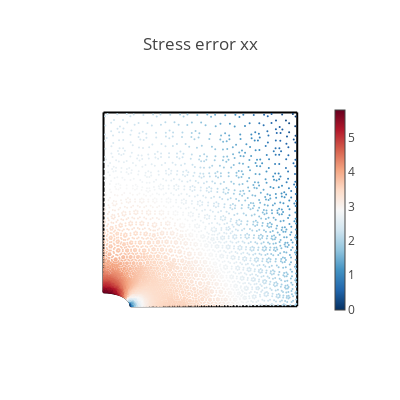
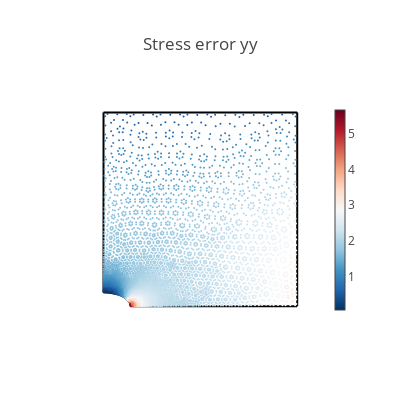
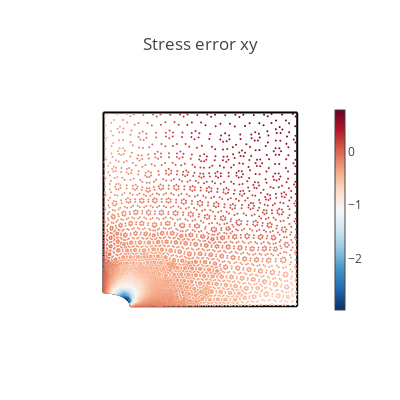
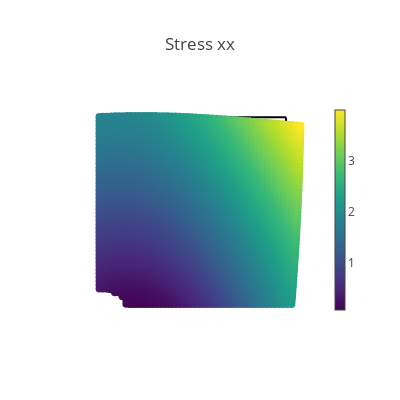

These figures' notebook cell, in order:
### Code cell
# Create a validation domain different from the training domain
val_x, val_y = np.meshgrid(np.linspace(0, L, 50), np.linspace(0, L, 50))
val_r = Rx * np.ones(np.shape(val_x))
val_domain = np.vstack([val_x.ravel(), val_y.ravel(), val_r.ravel()]).T
mask = (
    ((val_domain[:, 0] ** 2) / (Rx**2)) + ((val_domain[:, 1] ** 2) / (Ry**2))
) > 1
val = torch.tensor(val_domain[mask], requires_grad=True).double()


# Compute model predictions on the validation domain
disp = net(val)
def_val = val[:, :-1] + disp
stress = torch.vmap(sigma)(val)
mises = torch.sqrt(
    stress[:, 0, 0] ** 2
    + stress[:, 1, 1] ** 2
    - stress[:, 0, 0] * stress[:, 1, 1]
    + 3 * stress[:, 0, 1] ** 2
)
# print([loss.item() for loss in compute_les(val)])


@torch.no_grad()
def make_plot(x, y, variable, title, cmap=sequential.Viridis, size=8.0):
    fig = go.Figure()

    # Plot boundaries
    m = dict(color="black")
    fig.add_trace(go.Scatter(x=top[:, 0], y=top[:, 1], mode="lines", marker=m))
    fig.add_trace(go.Scatter(x=bottom[:, 0], y=bottom[:, 1], mode="lines", marker=m))
    fig.add_trace(go.Scatter(x=left[:, 0], y=left[:, 1], mode="lines", marker=m))
    fig.add_trace(go.Scatter(x=right[:, 0], y=right[:, 1], mode="lines", marker=m))
    fig.add_trace(go.Scatter(x=hole[:, 0], y=hole[:, 1], mode="lines", marker=m))

    # Plot variable values
    m = dict(color=variable, colorscale=cmap, size=size, colorbar=dict(thickness=10))
    fig.add_trace(go.Scatter(x=x, y=y, marker=m, mode="markers"))

    # plot settings
    fig.layout.yaxis.scaleanchor = "x"
    fig.update_layout(
        template="none", width=400, height=400, title=title, showlegend=False
    )
    fig.update_xaxes(visible=False)
    fig.update_yaxes(visible=False)
    fig.show()


# Compute data error
s_data = data_output[:, 0:3]
s_pred = torch.vmap(sigma)(data_input[:, 0:3])
ds_xx = s_data[:, 0] - s_pred[:, 0, 0]
ds_yy = s_data[:, 1] - s_pred[:, 1, 1]
ds_xy = s_data[:, 2] - s_pred[:, 0, 1]


# Plot stress errors
cmap = sequential.RdBu_r
make_plot(*data_input[:, 0:2].T, ds_xx, "Stress error xx", size=2.0, cmap=cmap)
make_plot(*data_input[:, 0:2].T, ds_yy, "Stress error yy", size=2.0, cmap=cmap)
make_plot(*data_input[:, 0:2].T, ds_xy, "Stress error xy", size=2.0, cmap=cmap)

# Plot stresses
make_plot(*def_val.T, stress[:, 0, 0], "Stress xx")
make_plot(*def_val.T, stress[:, 0, 1], "Stress xy")
make_plot(*def_val.T, stress[:, 1, 1], "Stress yy")
make_plot(*def_val.T, mises, "Mises stress")

# Plot displacements
make_plot(*def_val.T, disp[:, 0], "Displacement in x", cmap=sequential.Inferno)
make_plot(*def_val.T, disp[:, 1], "Displacement in y", cmap=sequential.Inferno)

### Figure 1 — Plotly figure (JSON) as saved in the notebook; plotly's stock layout.template omitted (floating-point values rounded to 4 significant figures; data arrays with more than 128 entries replaced by an {"elided": "..."} marker saying what was removed)
{"data": [{"marker": {"color": "black"}, "mode": "lines", "type": "scatter", "x": [0, 0.02564, 0.05128, 0.07692, 0.1026, 0.1282, 0.1538, 0.1795, 0.2051, 0.2308, 0.2564, 0.2821, 0.3077, 0.3333, 0.359, 0.3846, 0.4103, 0.4359, 0.4615, 0.4872, 0.5128, 0.5385, 0.5641, 0.5897, 0.6154, 0.641, 0.6667, 0.6923, 0.7179, 0.7436, 0.7692, 0.7949, 0.8205, 0.8462, 0.8718, 0.8974, 0.9231, 0.9487, 0.9744, 1], "y": [1, 1, 1, 1, 1, 1, 1, 1, 1, 1, 1, 1, 1, 1, 1, 1, 1, 1, 1, 1, 1, 1, 1, 1, 1, 1, 1, 1, 1, 1, 1, 1, 1, 1, 1, 1, 1, 1, 1, 1]}, {"marker": {"color": "black"}, "mode": "lines", "type": "scatter", "x": [0.14, 0.1661, 0.1921, 0.2182, 0.2442, 0.2703, 0.2964, 0.3224, 0.3485, 0.3745, 0.4006, 0.4267, 0.4527, 0.4788, 0.5048, 0.5309, 0.557, 0.583, 0.6091, 0.6352, 0.6612, 0.6873, 0.7133, 0.7394, 0.7655, 0.7915, 0.8176, 0.8436, 0.8697, 0.8958, 0.9218, 0.9479, 0.9739, 1], "y": [0, 0, 0, 0, 0, 0, 0, 0, 0, 0, 0, 0, 0, 0, 0, 0, 0, 0, 0, 0, 0, 0, 0, 0, 0, 0, 0, 0, 0, 0, 0, 0, 0, 0]}, {"marker": {"color": "black"}, "mode": "lines", "type": "scatter", "x": [0, 0, 0, 0, 0, 0, 0, 0, 0, 0, 0, 0, 0, 0, 0, 0, 0, 0, 0, 0, 0, 0, 0, 0, 0, 0, 0, 0, 0, 0, 0, 0, 0, 0, 0, 0, 0], "y": [0.07143, 0.09722, 0.123, 0.1488, 0.1746, 0.2004, 0.2262, 0.252, 0.2778, 0.3036, 0.3294, 0.3552, 0.381, 0.4067, 0.4325, 0.4583, 0.4841, 0.5099, 0.5357, 0.5615, 0.5873, 0.6131, 0.6389, 0.6647, 0.6905, 0.7163, 0.7421, 0.7679, 0.7937, 0.8194, 0.8452, 0.871, 0.8968, 0.9226, 0.9484, 0.9742, 1]}, {"marker": {"color": "black"}, "mode": "lines", "type": "scatter", "x": [1, 1, 1, 1, 1, 1, 1, 1, 1, 1, 1, 1, 1, 1, 1, 1, 1, 1, 1, 1, 1, 1, 1, 1, 1, 1, 1, 1, 1, 1, 1, 1, 1, 1, 1, 1, 1, 1, 1, 1], "y": [0, 0.02564, 0.05128, 0.07692, 0.1026, 0.1282, 0.1538, 0.1795, 0.2051, 0.2308, 0.2564, 0.2821, 0.3077, 0.3333, 0.359, 0.3846, 0.4103, 0.4359, 0.4615, 0.4872, 0.5128, 0.5385, 0.5641, 0.5897, 0.6154, 0.641, 0.6667, 0.6923, 0.7179, 0.7436, 0.7692, 0.7949, 0.8205, 0.8462, 0.8718, 0.8974, 0.9231, 0.9487, 0.9744, 1]}, {"marker": {"color": "black"}, "mode": "lines", "type": "scatter", "x": [0.14, 0.1395, 0.1381, 0.1357, 0.1324, 0.1282, 0.1231, 0.1172, 0.1105, 0.103, 0.09482, 0.08599, 0.07657, 0.06663, 0.05624, 0.04546, 0.03437, 0.02304, 0.01156, 8.573e-18], "y": [0, 0.005899, 0.01176, 0.01753, 0.02319, 0.02869, 0.034, 0.03907, 0.04387, 0.04838, 0.05255, 0.05637, 0.0598, 0.06282, 0.06541, 0.06756, 0.06924, 0.07045, 0.07118, 0.07143]}, {"marker": {"color": {"elided": "5526 float values"}, "colorbar": {"thickness": 10}, "colorscale": [[0, "rgb(5,48,97)"], [0.1, "rgb(33,102,172)"], [0.2, "rgb(67,147,195)"], [0.3, "rgb(146,197,222)"], [0.4, "rgb(209,229,240)"], [0.5, "rgb(247,247,247)"], [0.6, "rgb(253,219,199)"], [0.7, "rgb(244,165,130)"], [0.8, "rgb(214,96,77)"], [0.9, "rgb(178,24,43)"], [1, "rgb(103,0,31)"]], "size": 2}, "mode": "markers", "type": "scatter", "x": {"elided": "5526 float values"}, "y": {"elided": "5526 float values"}}], "layout": {"height": 400, "showlegend": false, "title": {"text": "Stress error xx"}, "width": 400, "xaxis": {"visible": false}, "yaxis": {"scaleanchor": "x", "visible": false}}}

### Figure 2 — Plotly figure (JSON) as saved in the notebook; plotly's stock layout.template omitted (floating-point values rounded to 4 significant figures; data arrays with more than 128 entries replaced by an {"elided": "..."} marker saying what was removed)
{"data": [{"marker": {"color": "black"}, "mode": "lines", "type": "scatter", "x": [0, 0.02564, 0.05128, 0.07692, 0.1026, 0.1282, 0.1538, 0.1795, 0.2051, 0.2308, 0.2564, 0.2821, 0.3077, 0.3333, 0.359, 0.3846, 0.4103, 0.4359, 0.4615, 0.4872, 0.5128, 0.5385, 0.5641, 0.5897, 0.6154, 0.641, 0.6667, 0.6923, 0.7179, 0.7436, 0.7692, 0.7949, 0.8205, 0.8462, 0.8718, 0.8974, 0.9231, 0.9487, 0.9744, 1], "y": [1, 1, 1, 1, 1, 1, 1, 1, 1, 1, 1, 1, 1, 1, 1, 1, 1, 1, 1, 1, 1, 1, 1, 1, 1, 1, 1, 1, 1, 1, 1, 1, 1, 1, 1, 1, 1, 1, 1, 1]}, {"marker": {"color": "black"}, "mode": "lines", "type": "scatter", "x": [0.14, 0.1661, 0.1921, 0.2182, 0.2442, 0.2703, 0.2964, 0.3224, 0.3485, 0.3745, 0.4006, 0.4267, 0.4527, 0.4788, 0.5048, 0.5309, 0.557, 0.583, 0.6091, 0.6352, 0.6612, 0.6873, 0.7133, 0.7394, 0.7655, 0.7915, 0.8176, 0.8436, 0.8697, 0.8958, 0.9218, 0.9479, 0.9739, 1], "y": [0, 0, 0, 0, 0, 0, 0, 0, 0, 0, 0, 0, 0, 0, 0, 0, 0, 0, 0, 0, 0, 0, 0, 0, 0, 0, 0, 0, 0, 0, 0, 0, 0, 0]}, {"marker": {"color": "black"}, "mode": "lines", "type": "scatter", "x": [0, 0, 0, 0, 0, 0, 0, 0, 0, 0, 0, 0, 0, 0, 0, 0, 0, 0, 0, 0, 0, 0, 0, 0, 0, 0, 0, 0, 0, 0, 0, 0, 0, 0, 0, 0, 0], "y": [0.07143, 0.09722, 0.123, 0.1488, 0.1746, 0.2004, 0.2262, 0.252, 0.2778, 0.3036, 0.3294, 0.3552, 0.381, 0.4067, 0.4325, 0.4583, 0.4841, 0.5099, 0.5357, 0.5615, 0.5873, 0.6131, 0.6389, 0.6647, 0.6905, 0.7163, 0.7421, 0.7679, 0.7937, 0.8194, 0.8452, 0.871, 0.8968, 0.9226, 0.9484, 0.9742, 1]}, {"marker": {"color": "black"}, "mode": "lines", "type": "scatter", "x": [1, 1, 1, 1, 1, 1, 1, 1, 1, 1, 1, 1, 1, 1, 1, 1, 1, 1, 1, 1, 1, 1, 1, 1, 1, 1, 1, 1, 1, 1, 1, 1, 1, 1, 1, 1, 1, 1, 1, 1], "y": [0, 0.02564, 0.05128, 0.07692, 0.1026, 0.1282, 0.1538, 0.1795, 0.2051, 0.2308, 0.2564, 0.2821, 0.3077, 0.3333, 0.359, 0.3846, 0.4103, 0.4359, 0.4615, 0.4872, 0.5128, 0.5385, 0.5641, 0.5897, 0.6154, 0.641, 0.6667, 0.6923, 0.7179, 0.7436, 0.7692, 0.7949, 0.8205, 0.8462, 0.8718, 0.8974, 0.9231, 0.9487, 0.9744, 1]}, {"marker": {"color": "black"}, "mode": "lines", "type": "scatter", "x": [0.14, 0.1395, 0.1381, 0.1357, 0.1324, 0.1282, 0.1231, 0.1172, 0.1105, 0.103, 0.09482, 0.08599, 0.07657, 0.06663, 0.05624, 0.04546, 0.03437, 0.02304, 0.01156, 8.573e-18], "y": [0, 0.005899, 0.01176, 0.01753, 0.02319, 0.02869, 0.034, 0.03907, 0.04387, 0.04838, 0.05255, 0.05637, 0.0598, 0.06282, 0.06541, 0.06756, 0.06924, 0.07045, 0.07118, 0.07143]}, {"marker": {"color": {"elided": "5526 float values"}, "colorbar": {"thickness": 10}, "colorscale": [[0, "rgb(5,48,97)"], [0.1, "rgb(33,102,172)"], [0.2, "rgb(67,147,195)"], [0.3, "rgb(146,197,222)"], [0.4, "rgb(209,229,240)"], [0.5, "rgb(247,247,247)"], [0.6, "rgb(253,219,199)"], [0.7, "rgb(244,165,130)"], [0.8, "rgb(214,96,77)"], [0.9, "rgb(178,24,43)"], [1, "rgb(103,0,31)"]], "size": 2}, "mode": "markers", "type": "scatter", "x": {"elided": "5526 float values"}, "y": {"elided": "5526 float values"}}], "layout": {"height": 400, "showlegend": false, "title": {"text": "Stress error yy"}, "width": 400, "xaxis": {"visible": false}, "yaxis": {"scaleanchor": "x", "visible": false}}}

### Figure 3 — Plotly figure (JSON) as saved in the notebook; plotly's stock layout.template omitted (floating-point values rounded to 4 significant figures; data arrays with more than 128 entries replaced by an {"elided": "..."} marker saying what was removed)
{"data": [{"marker": {"color": "black"}, "mode": "lines", "type": "scatter", "x": [0, 0.02564, 0.05128, 0.07692, 0.1026, 0.1282, 0.1538, 0.1795, 0.2051, 0.2308, 0.2564, 0.2821, 0.3077, 0.3333, 0.359, 0.3846, 0.4103, 0.4359, 0.4615, 0.4872, 0.5128, 0.5385, 0.5641, 0.5897, 0.6154, 0.641, 0.6667, 0.6923, 0.7179, 0.7436, 0.7692, 0.7949, 0.8205, 0.8462, 0.8718, 0.8974, 0.9231, 0.9487, 0.9744, 1], "y": [1, 1, 1, 1, 1, 1, 1, 1, 1, 1, 1, 1, 1, 1, 1, 1, 1, 1, 1, 1, 1, 1, 1, 1, 1, 1, 1, 1, 1, 1, 1, 1, 1, 1, 1, 1, 1, 1, 1, 1]}, {"marker": {"color": "black"}, "mode": "lines", "type": "scatter", "x": [0.14, 0.1661, 0.1921, 0.2182, 0.2442, 0.2703, 0.2964, 0.3224, 0.3485, 0.3745, 0.4006, 0.4267, 0.4527, 0.4788, 0.5048, 0.5309, 0.557, 0.583, 0.6091, 0.6352, 0.6612, 0.6873, 0.7133, 0.7394, 0.7655, 0.7915, 0.8176, 0.8436, 0.8697, 0.8958, 0.9218, 0.9479, 0.9739, 1], "y": [0, 0, 0, 0, 0, 0, 0, 0, 0, 0, 0, 0, 0, 0, 0, 0, 0, 0, 0, 0, 0, 0, 0, 0, 0, 0, 0, 0, 0, 0, 0, 0, 0, 0]}, {"marker": {"color": "black"}, "mode": "lines", "type": "scatter", "x": [0, 0, 0, 0, 0, 0, 0, 0, 0, 0, 0, 0, 0, 0, 0, 0, 0, 0, 0, 0, 0, 0, 0, 0, 0, 0, 0, 0, 0, 0, 0, 0, 0, 0, 0, 0, 0], "y": [0.07143, 0.09722, 0.123, 0.1488, 0.1746, 0.2004, 0.2262, 0.252, 0.2778, 0.3036, 0.3294, 0.3552, 0.381, 0.4067, 0.4325, 0.4583, 0.4841, 0.5099, 0.5357, 0.5615, 0.5873, 0.6131, 0.6389, 0.6647, 0.6905, 0.7163, 0.7421, 0.7679, 0.7937, 0.8194, 0.8452, 0.871, 0.8968, 0.9226, 0.9484, 0.9742, 1]}, {"marker": {"color": "black"}, "mode": "lines", "type": "scatter", "x": [1, 1, 1, 1, 1, 1, 1, 1, 1, 1, 1, 1, 1, 1, 1, 1, 1, 1, 1, 1, 1, 1, 1, 1, 1, 1, 1, 1, 1, 1, 1, 1, 1, 1, 1, 1, 1, 1, 1, 1], "y": [0, 0.02564, 0.05128, 0.07692, 0.1026, 0.1282, 0.1538, 0.1795, 0.2051, 0.2308, 0.2564, 0.2821, 0.3077, 0.3333, 0.359, 0.3846, 0.4103, 0.4359, 0.4615, 0.4872, 0.5128, 0.5385, 0.5641, 0.5897, 0.6154, 0.641, 0.6667, 0.6923, 0.7179, 0.7436, 0.7692, 0.7949, 0.8205, 0.8462, 0.8718, 0.8974, 0.9231, 0.9487, 0.9744, 1]}, {"marker": {"color": "black"}, "mode": "lines", "type": "scatter", "x": [0.14, 0.1395, 0.1381, 0.1357, 0.1324, 0.1282, 0.1231, 0.1172, 0.1105, 0.103, 0.09482, 0.08599, 0.07657, 0.06663, 0.05624, 0.04546, 0.03437, 0.02304, 0.01156, 8.573e-18], "y": [0, 0.005899, 0.01176, 0.01753, 0.02319, 0.02869, 0.034, 0.03907, 0.04387, 0.04838, 0.05255, 0.05637, 0.0598, 0.06282, 0.06541, 0.06756, 0.06924, 0.07045, 0.07118, 0.07143]}, {"marker": {"color": {"elided": "5526 float values"}, "colorbar": {"thickness": 10}, "colorscale": [[0, "rgb(5,48,97)"], [0.1, "rgb(33,102,172)"], [0.2, "rgb(67,147,195)"], [0.3, "rgb(146,197,222)"], [0.4, "rgb(209,229,240)"], [0.5, "rgb(247,247,247)"], [0.6, "rgb(253,219,199)"], [0.7, "rgb(244,165,130)"], [0.8, "rgb(214,96,77)"], [0.9, "rgb(178,24,43)"], [1, "rgb(103,0,31)"]], "size": 2}, "mode": "markers", "type": "scatter", "x": {"elided": "5526 float values"}, "y": {"elided": "5526 float values"}}], "layout": {"height": 400, "showlegend": false, "title": {"text": "Stress error xy"}, "width": 400, "xaxis": {"visible": false}, "yaxis": {"scaleanchor": "x", "visible": false}}}

### Figure 4 — Plotly figure (JSON) as saved in the notebook; plotly's stock layout.template omitted (floating-point values rounded to 4 significant figures; data arrays with more than 128 entries replaced by an {"elided": "..."} marker saying what was removed)
{"data": [{"marker": {"color": "black"}, "mode": "lines", "type": "scatter", "x": [0, 0.02564, 0.05128, 0.07692, 0.1026, 0.1282, 0.1538, 0.1795, 0.2051, 0.2308, 0.2564, 0.2821, 0.3077, 0.3333, 0.359, 0.3846, 0.4103, 0.4359, 0.4615, 0.4872, 0.5128, 0.5385, 0.5641, 0.5897, 0.6154, 0.641, 0.6667, 0.6923, 0.7179, 0.7436, 0.7692, 0.7949, 0.8205, 0.8462, 0.8718, 0.8974, 0.9231, 0.9487, 0.9744, 1], "y": [1, 1, 1, 1, 1, 1, 1, 1, 1, 1, 1, 1, 1, 1, 1, 1, 1, 1, 1, 1, 1, 1, 1, 1, 1, 1, 1, 1, 1, 1, 1, 1, 1, 1, 1, 1, 1, 1, 1, 1]}, {"marker": {"color": "black"}, "mode": "lines", "type": "scatter", "x": [0.14, 0.1661, 0.1921, 0.2182, 0.2442, 0.2703, 0.2964, 0.3224, 0.3485, 0.3745, 0.4006, 0.4267, 0.4527, 0.4788, 0.5048, 0.5309, 0.557, 0.583, 0.6091, 0.6352, 0.6612, 0.6873, 0.7133, 0.7394, 0.7655, 0.7915, 0.8176, 0.8436, 0.8697, 0.8958, 0.9218, 0.9479, 0.9739, 1], "y": [0, 0, 0, 0, 0, 0, 0, 0, 0, 0, 0, 0, 0, 0, 0, 0, 0, 0, 0, 0, 0, 0, 0, 0, 0, 0, 0, 0, 0, 0, 0, 0, 0, 0]}, {"marker": {"color": "black"}, "mode": "lines", "type": "scatter", "x": [0, 0, 0, 0, 0, 0, 0, 0, 0, 0, 0, 0, 0, 0, 0, 0, 0, 0, 0, 0, 0, 0, 0, 0, 0, 0, 0, 0, 0, 0, 0, 0, 0, 0, 0, 0, 0], "y": [0.07143, 0.09722, 0.123, 0.1488, 0.1746, 0.2004, 0.2262, 0.252, 0.2778, 0.3036, 0.3294, 0.3552, 0.381, 0.4067, 0.4325, 0.4583, 0.4841, 0.5099, 0.5357, 0.5615, 0.5873, 0.6131, 0.6389, 0.6647, 0.6905, 0.7163, 0.7421, 0.7679, 0.7937, 0.8194, 0.8452, 0.871, 0.8968, 0.9226, 0.9484, 0.9742, 1]}, {"marker": {"color": "black"}, "mode": "lines", "type": "scatter", "x": [1, 1, 1, 1, 1, 1, 1, 1, 1, 1, 1, 1, 1, 1, 1, 1, 1, 1, 1, 1, 1, 1, 1, 1, 1, 1, 1, 1, 1, 1, 1, 1, 1, 1, 1, 1, 1, 1, 1, 1], "y": [0, 0.02564, 0.05128, 0.07692, 0.1026, 0.1282, 0.1538, 0.1795, 0.2051, 0.2308, 0.2564, 0.2821, 0.3077, 0.3333, 0.359, 0.3846, 0.4103, 0.4359, 0.4615, 0.4872, 0.5128, 0.5385, 0.5641, 0.5897, 0.6154, 0.641, 0.6667, 0.6923, 0.7179, 0.7436, 0.7692, 0.7949, 0.8205, 0.8462, 0.8718, 0.8974, 0.9231, 0.9487, 0.9744, 1]}, {"marker": {"color": "black"}, "mode": "lines", "type": "scatter", "x": [0.14, 0.1395, 0.1381, 0.1357, 0.1324, 0.1282, 0.1231, 0.1172, 0.1105, 0.103, 0.09482, 0.08599, 0.07657, 0.06663, 0.05624, 0.04546, 0.03437, 0.02304, 0.01156, 8.573e-18], "y": [0, 0.005899, 0.01176, 0.01753, 0.02319, 0.02869, 0.034, 0.03907, 0.04387, 0.04838, 0.05255, 0.05637, 0.0598, 0.06282, 0.06541, 0.06756, 0.06924, 0.07045, 0.07118, 0.07143]}, {"marker": {"color": {"elided": "2476 float values"}, "colorbar": {"thickness": 10}, "colorscale": [[0, "#440154"], [0.1111, "#482878"], [0.2222, "#3e4989"], [0.3333, "#31688e"], [0.4444, "#26828e"], [0.5556, "#1f9e89"], [0.6667, "#35b779"], [0.7778, "#6ece58"], [0.8889, "#b5de2b"], [1, "#fde725"]], "size": 8}, "mode": "markers", "type": "scatter", "x": {"elided": "2476 float values"}, "y": {"elided": "2476 float values"}}], "layout": {"height": 400, "showlegend": false, "title": {"text": "Stress xx"}, "width": 400, "xaxis": {"visible": false}, "yaxis": {"scaleanchor": "x", "visible": false}}}
